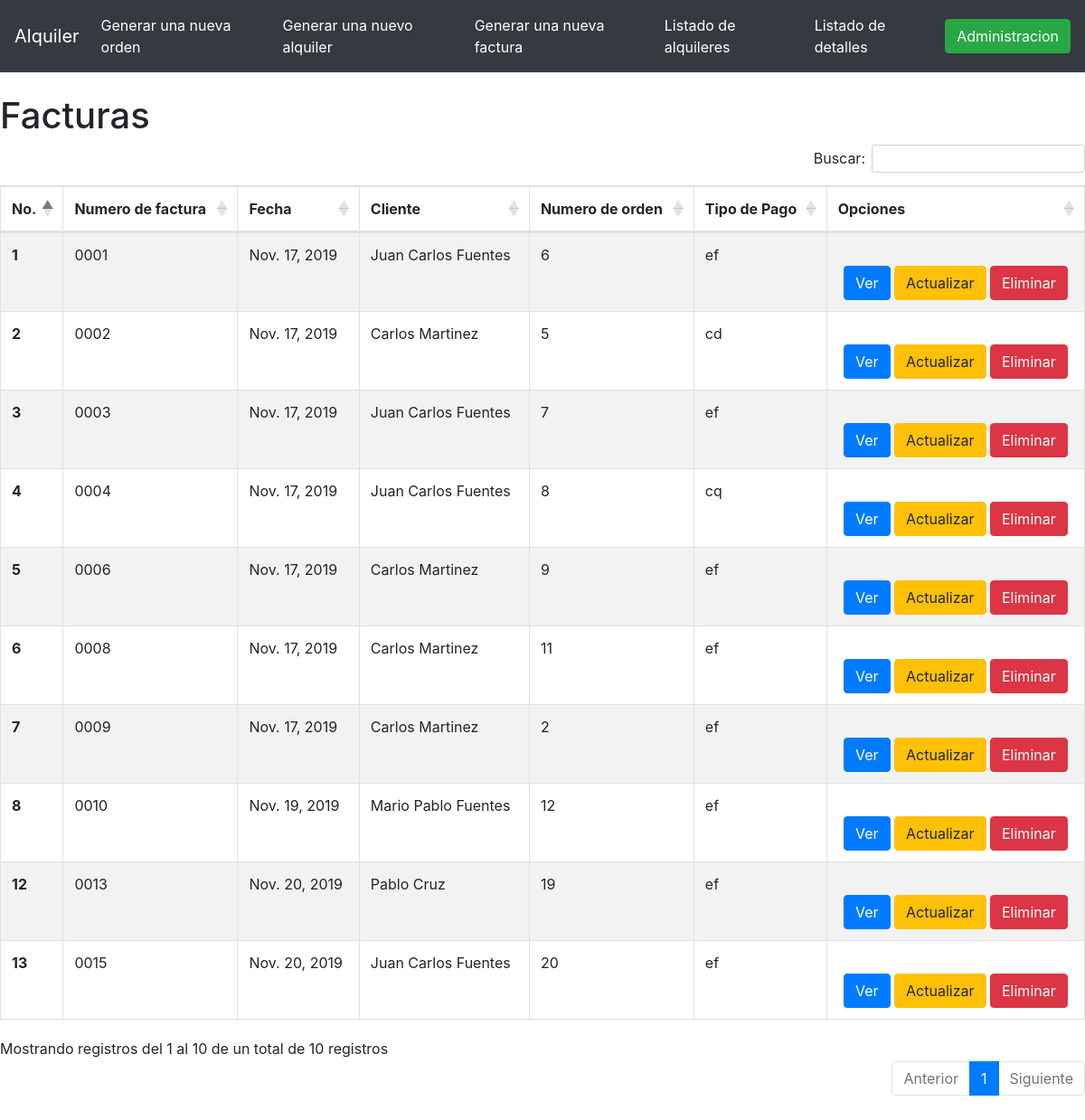
/renta/, run on the app's committed database.
### renta/models.py (models this page shows, shortened)
class Factura(models.Model):
    METODO_PAGO=[
        ("ef", "efectivo"),
        ("cd", "tarjeta"),
        ("cq", "cheque"),
    ]
    numero_factura=models.CharField(max_length=12)
    fecha=models.DateField(auto_now_add=True)
    cliente=models.ForeignKey(Cliente,on_delete=models.PROTECT)
    orden=models.OneToOneField("Alquiler",on_delete=models.CASCADE)
    pago=models.CharField(max_length=3,choices=METODO_PAGO)
    class Meta:
        verbose_name = 'Factura'
        verbose_name_plural = 'Facturas'

class Alquiler(models.Model):
    ESTADO_ALQUILER=[
        ("re", "recivida"),
        ("pa", "pagada"),
        ("pr","proceso"),
    ]
    fecha_alquiler=models.DateField(auto_now_add=True)
    maquinaria=models.ManyToManyField(Maquinaria,through="Detalle_Alquiler")
    estado=models.CharField(max_length=3,choices=ESTADO_ALQUILER,default="re")
    total=models.DecimalField(max_digits=6,decimal_places=2,blank=True,null=True)
    class Meta:
        verbose_name = 'Alquiler'
        verbose_name_plural = 'Alquilers'
    def __str__(self):
        return str(self.id)

### cliente/models.py (models this page shows, shortened)
class Cliente(models.Model):
    nombre = models.CharField(max_length=60)
    apellido = models.CharField(max_length=60)
    nit = models.CharField(max_length=20,blank=True, default="C/F")
    direccion = models.CharField(max_length=30,blank=True, default="Ciudad")
    telefono = models.CharField(max_length=16)
    correo = models.EmailField(blank=True)
    class Meta:
        verbose_name = 'Cliente'
        verbose_name_plural = 'Clientes'
    def __str__(self):
       return self.nombre+" "+self.apellido

### renta/views.py (the view)
# urls.py: path("renta/",views.FacturaListView.as_view(),name="index"),
class FacturaListView(generic.ListView):
    model = Factura
    template_name = "index.html"

### renta/templates/index.html (shortened to what this page needs)
<!DOCTYPE html>
<html lang="en">
<head>
    <link rel="stylesheet" href="https://stackpath.bootstrapcdn.com/bootstrap/4.3.1/css/bootstrap.min.css">
    <link rel="stylesheet" href="https://cdn.datatables.net/1.10.20/css/dataTables.bootstrap4.min.css"/>
</head>
<body>
    <nav class="navbar navbar-expand-lg navbar navbar-dark bg-dark">
        <a class="navbar-brand" href="/renta">Alquiler</a>
        <div class="collapse navbar-collapse" id="navbarSupportedContent">
          <ul class="navbar-nav mr-auto">
             <li class="nav-item active">
              <a class="nav-link" href="/alquiler">Generar una nueva orden<span class="sr-only">(current)</span></a>
            </li>
            <li class="nav-item active">
                    <a class="nav-link" href="/detalle">Generar una nuevo alquiler<span class="sr-only">(current)</span></a>
                  </li>
            <li class="nav-item active">
              <a class="nav-link" href="/factura">Generar una nueva factura<span class="sr-only">(current)</span></a>
            </li>
            <li class="nav-item active">
              <a class="nav-link" href="/listalquiler">Listado de alquileres<span class="sr-only">(current)</span></a>
            </li>
            <li class="nav-item active">
                <a class="nav-link" href="/l_detalle">Listado de detalles<span class="sr-only">(current)</span></a>
              </li>
          </ul>
          <form class="form-inline my-2 my-lg-0">
              <a href="/cliente/menu" class="btn btn-success">Administracion</a>
          </form>
        </div>
      </nav>
      <br>
      <h1>Facturas</h1>
    <table class="table table-striped table-bordered factura" style="width:100%">
        <thead>
            <tr class="#">
              <th scope="col">No.</th>
              <th scope="col">Numero de factura</th>
              <th scope="col">Fecha</th>
              <th scope="col">Cliente</th>
              <th scope="col">Numero de orden</th>
              <th scope="col">Tipo de Pago</th>
              <th scope="col">Opciones</th>
            </tr>
          </thead>
          <tbody>
            {% for factura in object_list %}
          <tr class="">
            <th scope="row">{{factura.id}}</th>
            <td>{{factura.numero_factura}}</td>
            <td>{{factura.fecha}}</td>
            <td>{{factura.cliente}}</td>
            <td>{{factura.orden}}</td>
            <td>{{factura.pago}}</td>
            <td align="center">
              <br>
                  <a href="#" class="btn btn-primary">Ver</a>
                  <a href="#" class="btn btn-warning">Actualizar</a>
                  <a href="{% url 'renta:invoice_delete' factura.id %}" class="btn btn-danger">Eliminar</a>
            </td>
          {% endfor %}
          </tr>
        </tbody>
    </table>
    <br>
    <br>
</body>
</html>

### data on the page
Factura: id "1", numero_factura "0001", fecha "Nov. 17, 2019", cliente "Juan Carlos Fuentes", orden "6", pago "ef"
Factura: id "2", numero_factura "0002", fecha "Nov. 17, 2019", cliente "Carlos Martinez", orden "5", pago "cd"
Factura: id "3", numero_factura "0003", fecha "Nov. 17, 2019", cliente "Juan Carlos Fuentes", orden "7", pago "ef"
Factura: id "4", numero_factura "0004", fecha "Nov. 17, 2019", cliente "Juan Carlos Fuentes", orden "8", pago "cq"
Factura: id "5", numero_factura "0006", fecha "Nov. 17, 2019", cliente "Carlos Martinez", orden "9", pago "ef"
Factura: id "6", numero_factura "0008", fecha "Nov. 17, 2019", cliente "Carlos Martinez", orden "11", pago "ef"
Factura: id "7", numero_factura "0009", fecha "Nov. 17, 2019", cliente "Carlos Martinez", orden "2", pago "ef"
Factura: id "8", numero_factura "0010", fecha "Nov. 19, 2019", cliente "Mario Pablo Fuentes", orden "12", pago "ef"
Factura: id "12", numero_factura "0013", fecha "Nov. 20, 2019", cliente "Pablo Cruz", orden "19", pago "ef"
Factura: id "13", numero_factura "0015", fecha "Nov. 20, 2019", cliente "Juan Carlos Fuentes", orden "20", pago "ef"
